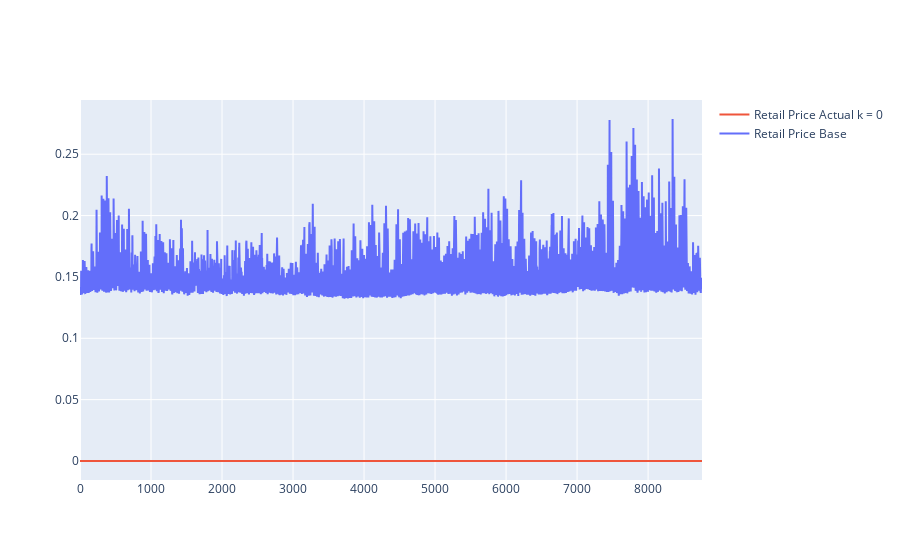

Notebook code for this chart:
### Code cell
# # simple_array = [element[0] for element in HourlyLoad1]
# import datetime
colors = px.colors.qualitative.Plotly
fig = go.Figure()
# # start_date = datetime.datetime(2012, 1, 1, 23)
# # end_date = datetime.datetime(2022, 12, 31, 23)
# # date_rng = pd.date_range(start=start_date, end=end_date, freq='H')
# # timestamps = [datetime.datetime(2000, 1, 1, i) for i in range(0,23) ] * 365 * 20  # Repeated for 20 years

# fig.add_traces(go.Scatter(y = HourlyLoad2[0]*(0.0000001), mode = 'lines', line=dict(color=colors[3]), name='Load'))
# fig.add_traces(go.Scatter(y = Retaileractual.energy_proc_cost.astype(int)/10000000, mode = 'lines', line=dict(color=colors[4]), name='cost'))
# fig.add_traces(go.Scatter(y = WS_price/1000, mode = 'lines', line=dict(color=colors[2]), name='MSP'))
fig.add_traces(go.Scatter(y = Retailer_VC_actual[1], mode = 'lines', line=dict(color=colors[1]), name='Retail Price Actual k = 0'))
fig.add_traces(go.Scatter(y = Retailer_VC[1], mode = 'lines', line=dict(color=colors[0]), name='Retail Price Base'))
# fig.add_traces(go.Scatter(y = Retailer_VC_actual[1], mode = 'lines', line=dict(color=colors[2]), name='Retail Price Actual k = 1'))
# fig.add_traces(go.Scatter(y = Retailer_VC_actual[2], mode = 'lines', line=dict(color=colors[3]), name='Retail Price Actual k = 2'))

# fig.add_traces(go.Scatter(y = Retailer_VC_actual[0], mode = 'lines', line=dict(color=colors[0]), name='Retail Price Actual'))

# fig.update_layout(title='Market Settlement Price ($/MWh)')
# fig.update_xaxes(title_text='Date', tickformat='%Y-%m-%d')
# fig.update_yaxes(title_text="Price") # Y-axis label
# # pio.write_html(fig, 'Prices2.html')
# # fig.show()

### Figure 1 — Plotly figure (JSON) as saved in the notebook; plotly's stock layout.template omitted (floating-point values rounded to 4 significant figures; data arrays with more than 128 entries replaced by an {"elided": "..."} marker saying what was removed)
{"data": [{"line": {"color": "#EF553B"}, "mode": "lines", "name": "Retail Price Actual k = 0", "type": "scatter", "y": {"elided": "8760 int values"}}, {"line": {"color": "#636EFA"}, "mode": "lines", "name": "Retail Price Base", "type": "scatter", "y": {"elided": "8760 float values"}}], "layout": {}}
